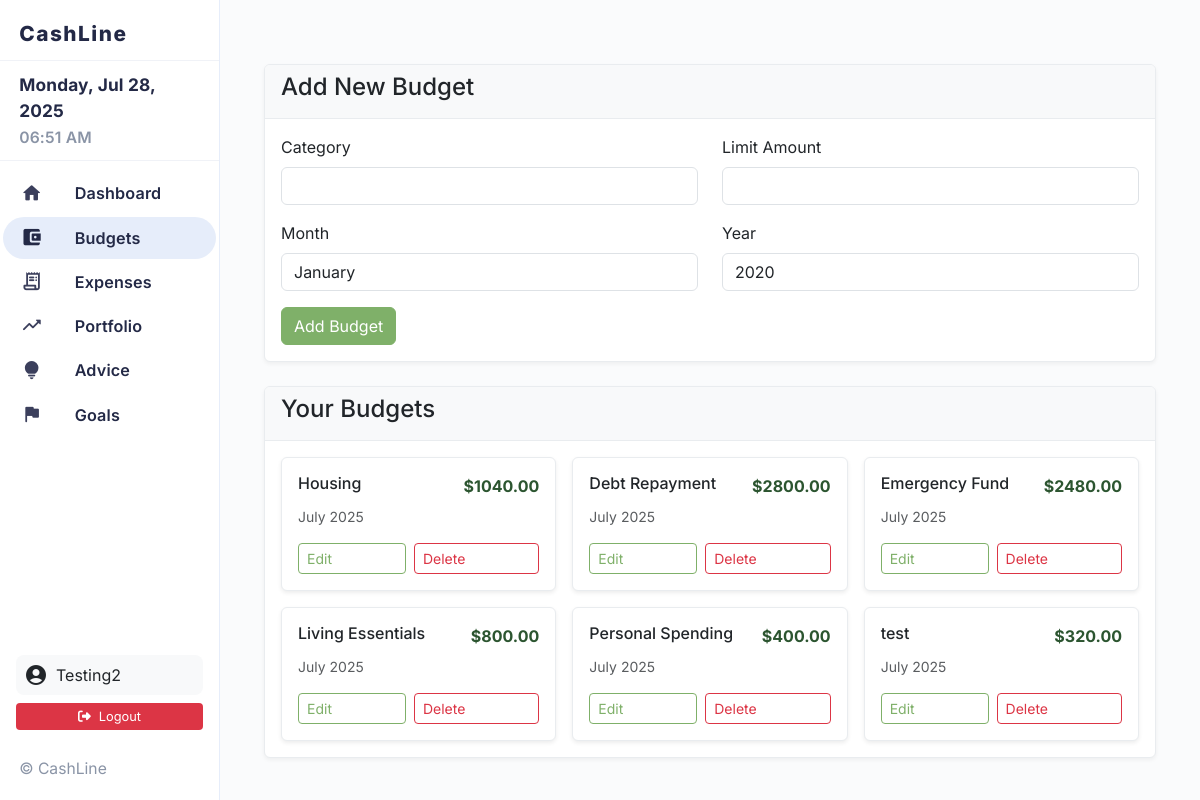
Page /budget (signed in) on the committed database.
### models.py (models this page shows, shortened)
class User(UserMixin, db.Model):
    id = db.Column(db.Integer, primary_key=True)
    username = db.Column(db.String(80), unique=True, nullable=False)
    email = db.Column(db.String(120), unique=True, nullable=False)
    password_hash = db.Column(db.String(255), nullable=False)
    created_at = db.Column(db.DateTime, default=datetime.utcnow)
    budgets = db.relationship('Budget', backref='user', lazy=True, cascade='all, delete-orphan')
    expenses = db.relationship('Expense', backref='user', lazy=True, cascade='all, delete-orphan')
    investments = db.relationship('Investment', backref='user', lazy=True, cascade='all, delete-orphan')
    goals = db.relationship('Goal', backref='user', lazy=True, cascade='all, delete-orphan')
    profile = db.relationship('UserProfile', backref='user', uselist=False, cascade='all, delete-orphan')
    retirement_plans = db.relationship('RetirementPlan', backref='user', lazy=True, cascade='all, delete-orphan')

class Budget(db.Model):
    id = db.Column(db.Integer, primary_key=True)
    user_id = db.Column(db.Integer, db.ForeignKey('user.id'), nullable=False)
    category = db.Column(db.String(100), nullable=False)
    limit_amount = db.Column(db.Float, nullable=False)
    month = db.Column(db.String(20), nullable=False)
    year = db.Column(db.Integer, nullable=False)
    created_at = db.Column(db.DateTime, default=datetime.utcnow)

### app.py (the view, shortened to what this page needs)
    @app.route('/budget', methods=['GET', 'POST'])
    @login_required
    def budget():
        form = BudgetForm()
        budgets = Budget.query.filter_by(user_id=current_user.id).all()
        return render_template('budget.html', form=form, budgets=budgets)

### forms.py
class BudgetForm(FlaskForm):
    category = StringField('Category', validators=[DataRequired()])
    limit_amount = FloatField('Limit Amount', validators=[DataRequired()])
    month = SelectField('Month', choices=[
        ('January', 'January'), ('February', 'February'), ('March', 'March'),
        ('April', 'April'), ('May', 'May'), ('June', 'June'),
        ('July', 'July'), ('August', 'August'), ('September', 'September'),
        ('October', 'October'), ('November', 'November'), ('December', 'December')
    ], validators=[DataRequired()])
    year = SelectField('Year', choices=[(str(year), str(year)) for year in range(2020, 2031)], validators=[DataRequired()])
    submit = SubmitField('Add Budget')

### app.py (called while the page is built)
def create_app(config_name='default'):
    app = Flask(__name__)
    app.config.from_object(config[config_name])
    db.init_app(app)
    login_manager = LoginManager()
    login_manager.init_app(app)
    login_manager.login_view = 'login'
    login_manager.login_message = 'Please log in to access this page.'
    @login_manager.user_loader
    def load_user(user_id):
        return db.session.get(User, int(user_id))
    register_routes(app)
    return app

### templates/budget.html (shortened to what this page needs)
{% extends "base.html" %}
{% block content %}
<div class="container mt-4">
    <div class="row mb-4">
        <div class="col-12">
            <div class="card">
                <div class="card-header">
                    <h4>Add New Budget</h4>
                </div>
                <div class="card-body">
                    <form method="POST">
                        <div class="row">
                            <div class="col-md-6">
                                <div class="mb-3">
                                    {{ form.category.label(class="form-label") }}
                                    {{ form.category(class="form-control") }}
                                </div>
                            </div>
                            <div class="col-md-6">
                                <div class="mb-3">
                                    {{ form.limit_amount.label(class="form-label") }}
                                    {{ form.limit_amount(class="form-control") }}
                                </div>
                            </div>
                        </div>
                        <div class="row">
                            <div class="col-md-6">
                                <div class="mb-3">
                                    {{ form.month.label(class="form-label") }}
                                    {{ form.month(class="form-control") }}
                                </div>
                            </div>
                            <div class="col-md-6">
                                <div class="mb-3">
                                    {{ form.year.label(class="form-label") }}
                                    {{ form.year(class="form-control") }}
                                </div>
                            </div>
                        </div>
                        {{ form.submit(class="btn btn-primary") }}
                    </form>
                </div>
            </div>
        </div>
    </div>
    <div class="row">
        <div class="col-12">
            <div class="card">
                <div class="card-header">
                    <h4>Your Budgets</h4>
                </div>
                <div class="card-body">
                    {% if budgets %}
                        <div class="row g-3">
                            {% for budget in budgets %}
                                <div class="col-md-6 col-lg-4">
                                    <div class="card h-100 shadow-sm">
                                        <div class="card-body">
                                            <div class="d-flex justify-content-between align-items-start mb-2">
                                                <h6 class="card-title mb-0">{{ budget.category }}</h6>
                                                <span class="text-primary fw-bold fs-6">${{ "%.2f"|format(budget.limit_amount) }}</span>
                                            </div>
                                            <p class="text-muted small mb-3">{{ budget.month }} {{ budget.year }}</p>
                                            <div class="d-flex gap-2">
                                                <a href="{{ url_for('edit_budget', budget_id=budget.id) }}" class="btn btn-outline-primary btn-sm flex-fill">Edit</a>
                                                <form method="POST" action="{{ url_for('delete_budget', budget_id=budget.id) }}" class="d-inline flex-fill">
                                                    <button type="submit" class="btn btn-outline-danger btn-sm w-100" onclick="return confirm('Are you sure?')">Delete</button>
                                                </form>
                                            </div>
                                        </div>
                                    </div>
                                </div>
                            {% endfor %}
                        </div>
                    {% else %}
                        <div class="text-center py-5">
                            <i class="fas fa-chart-pie fa-3x text-muted mb-3"></i>
                            <p class="text-muted">No budgets created yet.</p>
                            <p class="text-muted small">Create your first budget to start tracking your spending!</p>
                        </div>
                    {% endif %}
                </div>
            </div>
        </div>
    </div>
</div>
{% endblock %}

### templates/base.html (shortened to what this page needs)
<!DOCTYPE html>
<html lang="en">
<head>
    <link rel="stylesheet" href="https://cdn.jsdelivr.net/npm/bootstrap@5.3.2/dist/css/bootstrap.min.css">
    <link rel="stylesheet" href="https://cdnjs.cloudflare.com/ajax/libs/font-awesome/6.4.2/css/all.min.css">
    <link rel="stylesheet" href="/static/style.css">
</head>
<body style="padding-top:0; margin-top:0;">
<div class="layout-root" style="margin-top:0;">
    <div id="sidebar-wrapper">
        <div class="sidebar-logo">
            <span>CashLine</span>
        </div>
        <div class="sidebar-top">
            <div class="sidebar-date" id="sidebar-date"></div>
            <div class="sidebar-time" id="sidebar-time"></div>
        </div>
        <div class="sidebar-list">
            <a href="{{ url_for('dashboard') }}" class="sidebar-item {% if request.path == url_for('dashboard') %}active{% endif %}">
                <i class="material-icons-round">home</i> <span>Dashboard</span>
            </a>
            <a href="{{ url_for('budget') }}" class="sidebar-item {% if request.path.startswith('/budget') %}active{% endif %}">
                <i class="material-icons-round">account_balance_wallet</i> <span>Budgets</span>
            </a>
            <a href="{{ url_for('expenses') }}" class="sidebar-item {% if request.path.startswith('/expenses') %}active{% endif %}">
                <i class="material-icons-round">receipt_long</i> <span>Expenses</span>
            </a>
            <a href="{{ url_for('portfolio_overview') }}" class="sidebar-item {% if request.path.startswith('/portfolio') %}active{% endif %}">
                <i class="material-icons-round">trending_up</i> <span>Portfolio</span>
            </a>
            <a href="{{ url_for('advice') }}" class="sidebar-item {% if request.path.startswith('/advice') %}active{% endif %}">
                <i class="material-icons-round">lightbulb</i> <span>Advice</span>
            </a>
            <a href="{{ url_for('goals') }}" class="sidebar-item {% if request.path.startswith('/goals') %}active{% endif %}">
                <i class="material-icons-round">flag</i> <span>Goals</span>
            </a>
        </div>
        {% if current_user.is_authenticated %}
        <div class="px-3 my-2">
            <div class="user-info">
                <i class="material-icons-round">account_circle</i>
                <span>{{ current_user.username }}</span>
            </div>
            <a href="{{ url_for('logout') }}" class="logout-btn w-100 d-block text-center">
                <i class="fa-solid fa-sign-out-alt me-2"></i>Logout
            </a>
        </div>
        {% endif %}
        <div class="sidebar-bottom">
            <span>&copy; {{ current_year }} CashLine</span>
        </div>
    </div>
    <main class="main-content">
        {% block content %}{% endblock %}
    </main>
</div>
</body>
</html>

### static/style.css (style rules this page uses)
body { font-family: Arial, sans-serif; margin: 2em; background: #f9f9f9; }
:root { --pastel-primary: #7fb069; --pastel-secondary: #6b9bd4; --pastel-success: #5cb85c; --pastel-warning: #f0ad4e; --pastel-danger: #d9534f; --pastel-info: #5bc0de; --pastel-light: #f8f9fa; --pastel-dark: #6c757d; --pastel-purple: #9b59b6; --pastel-orange: #ff8c42; --pastel-pink: #e91e63; --pastel-teal: #20c997; }
.btn-primary { background-color: var(--pastel-primary) !important; border-color: var(--pastel-primary) !important; color: white !important; }
.btn-outline-primary { color: var(--pastel-primary) !important; border-color: var(--pastel-primary) !important; }
.text-primary { color: #2c5530 !important; }
.card { border-color: #e9ecef; box-shadow: 0 2px 4px rgba(0,0,0,0.05); }
.card-header { background-color: var(--pastel-light); border-bottom-color: #e9ecef; }
.btn { display: inline-flex; align-items: center; gap: 0.25rem; }
i + span, .material-icons-round + span, .material-icons + span, span + i, span + .material-icons-round, span + .material-icons { vertical-align: middle; }
.sidebar-item { display: flex; align-items: center; gap: 0.85rem; }
.sidebar-item i.material-icons-round, .sidebar-item i.material-icons-outlined { display: inline-flex; align-items: center; margin-right: 0; }
.sidebar-item span { display: inline-flex; align-items: center; }
.user-info { display: flex; align-items: center; gap: 0.5rem; }
.user-info i { display: inline-flex; align-items: center; }
.material-icons-round, .material-icons-outlined, .material-icons { display: inline-flex; align-items: center; vertical-align: middle; }

### templates/base.html (style rules this page uses)
html, body { height: 100vh; margin: 0; padding: 0; background: #fafbfc; font-family: 'Inter', sans-serif; }
.layout-root { display: flex; height: 100vh; width: 100vw; overflow: hidden; }
#sidebar-wrapper { width: 220px; min-width: 220px; background: #fff; border-right: 1.5px solid #e6edfa; display: flex; flex-direction: column; box-shadow: 0 2px 16px rgba(44,44,84,0.04); }
.sidebar-logo { display: flex; align-items: center; justify-content: flex-start; padding: 1.1rem 1.2rem 0.7rem 1.2rem; font-size: 1.3em; font-weight: 800; color: #232946; letter-spacing: 1.5px; border-bottom: 1px solid #f0f2f7; }
.sidebar-top { padding: 0.7rem 1.2rem 0.7rem 1.2rem; border-bottom: 1px solid #f0f2f7; text-align: left; }
.sidebar-date { font-size: 1.08em; font-weight: 700; color: #232946; margin-bottom: 0.1em; letter-spacing: 0.01em; }
.sidebar-time { font-size: 0.98em; color: #8a94a6; font-weight: 600; letter-spacing: 0.01em; }
.sidebar-list { flex: 1 1 auto; display: flex; flex-direction: column; padding: 0 0.2rem; margin-top: 0.7rem; }
.sidebar-item { display: flex; align-items: center; padding: 0.55rem 1.1rem; margin-bottom: 0.15rem; border-radius: 1.5rem; font-size: 1.01rem; color: #232946; text-decoration: none; transition: background 0.16s, color 0.16s; font-weight: 600; letter-spacing: 0.01em; }
.sidebar-item i.material-icons-round, .sidebar-item i.material-icons-outlined { font-size: 1.35em; margin-right: 0.85em; color: #3b3f5c; transition: color 0.16s; }
.sidebar-item.active, .sidebar-item:hover { background: #e6edfa; color: #232946; }
.sidebar-item.active i, .sidebar-item:hover i { color: #232946; }
.sidebar-bottom { margin: 1.2rem 1.2rem 1.2rem 1.2rem; font-size: 0.98em; color: #8a94a6; display: flex; flex-direction: column; gap: 0.5rem; }
.user-info { display: flex; align-items: center; gap: 0.5rem; padding: 0.5rem; background: #f8f9fa; border-radius: 0.5rem; margin-bottom: 0.5rem; }
.logout-btn { background: #dc3545; color: white; border: none; padding: 0.25rem 0.5rem; border-radius: 0.25rem; font-size: 0.8rem; text-decoration: none; }
.main-content { flex: 1 1 0%; min-width: 0; height: 100vh; padding: 2.5rem 2rem; overflow-y: auto; background: #fafbfc; }

### rows in the picture
User: username "Testing2"
Budget: category "Housing", limit_amount "1040.00", month "July", year "2025"
Budget: category "Debt Repayment", limit_amount "2800.00", month "July", year "2025"
Budget: category "Emergency Fund", limit_amount "2480.00", month "July", year "2025"
Budget: category "Living Essentials", limit_amount "800.00", month "July", year "2025"
Budget: category "Personal Spending", limit_amount "400.00", month "July", year "2025"
Budget: category "test", limit_amount "320.00", month "July", year "2025"
